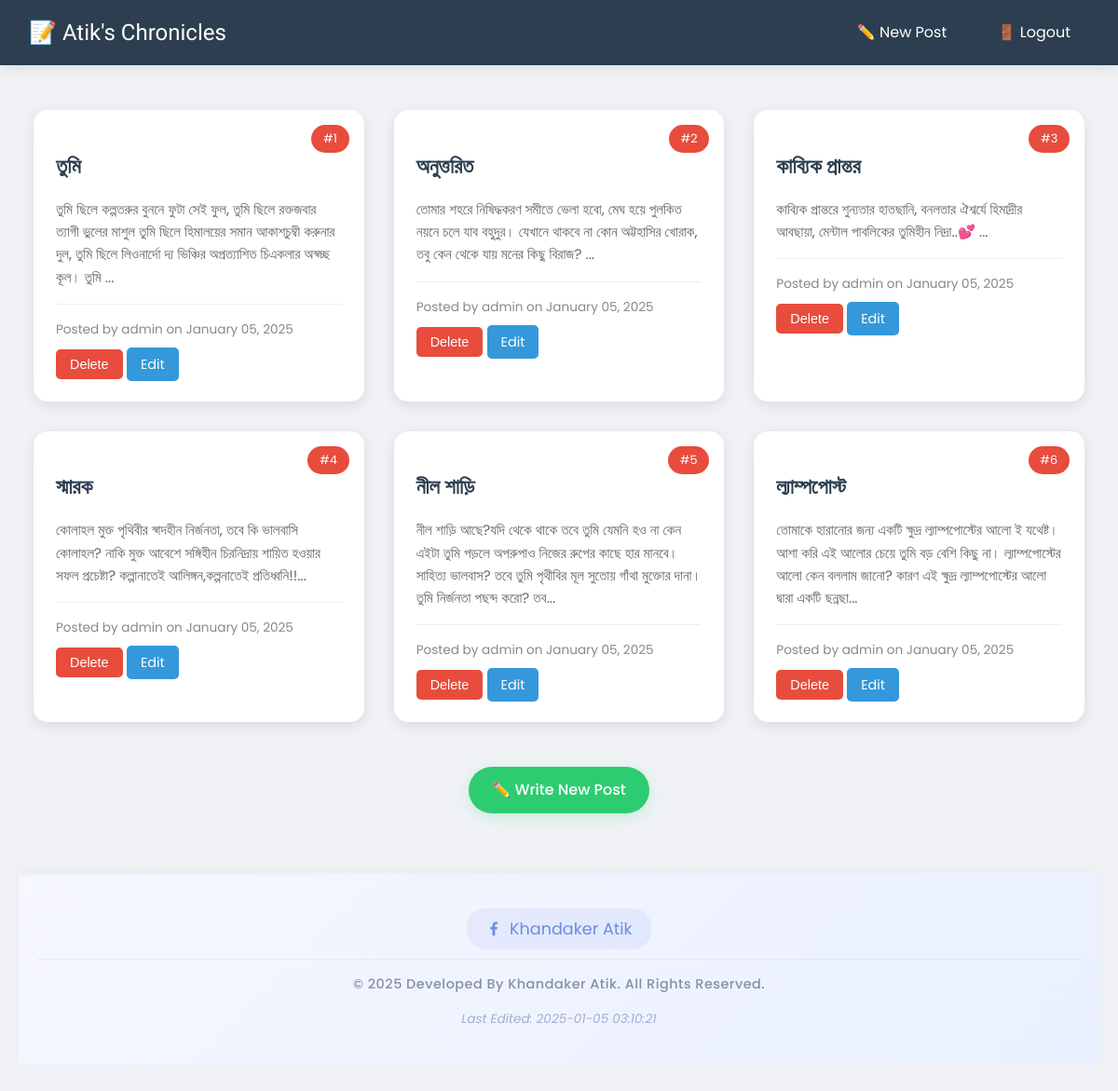
Screenshot of / (signed in) with the database file from the repository.
### models.py (models this page shows)
class Post(db.Model):
    id = db.Column(db.Integer, primary_key=True)
    title = db.Column(db.String(100), nullable=False)
    date_posted = db.Column(db.DateTime, nullable=False, default=datetime.utcnow)
    content = db.Column(db.Text, nullable=False)
    user_id = db.Column(db.Integer, db.ForeignKey('user.id'), nullable=False)
    author = db.relationship('User', backref=db.backref('posts', lazy=True))

class User(db.Model, UserMixin):
    id = db.Column(db.Integer, primary_key=True)
    username = db.Column(db.String(20), unique=True, nullable=False)
    password = db.Column(db.String(60), nullable=False)

### routes.py (the view)
@app.route('/')
def home():
    posts = Post.query.all()
    return render_template('home.html', posts=posts, last_edited_time=last_edited_time)

### models.py (called while the page is built)
@login_manager.user_loader
def load_user(user_id):
    return User.query.get(int(user_id))

### templates/home.html (shortened to what this page needs)
{% extends "base.html" %}
{% block content %}
<head>
    <link rel="stylesheet" href="https://unicons.iconscout.com/release/v4.0.0/css/line.css">
</head>
<div class="post-grid">
    {% for post in posts %}
    <div class="post-card" onclick="window.location.href='{{ url_for('view_post', post_id=post.id) }}'">
        <div class="post-number">#{{ loop.index }}</div>
        <div class="post-preview">
            <h2 class="post-title">{{ post.title }}</h2>
            <div class="post-excerpt">{{ post.content[:200] }}...</div>
            <div class="post-meta">
                Posted by {{ post.author.username }} on {{ post.date_posted.strftime('%B %d, %Y') }}
            </div>
            {% if current_user.is_authenticated and (current_user.is_admin or post.author == current_user) %}
            <form action="{{ url_for('delete_post', post_id=post.id) }}" method="POST" style="display:inline;">
                <button type="submit" class="btn-delete btn-sm">Delete</button>
            </form>
            <a href="{{ url_for('edit_post', post_id=post.id) }}" class="btn-edit btn-sm" style="text-decoration: none;">Edit</a>
            {% endif %}
        </div>
    </div>
    {% endfor %}
</div>
{% if current_user.is_authenticated %}
<div class="write-button-container">
    <a href="{{ url_for('new_post') }}" class="btn-write">✏️ Write New Post</a>
</div>
{% endif %}
<footer class="footer">
    <div class="footer__container">
        <div class="footer__links">
            <a href="https://www.facebook.com/4t716" target="_blank" class="footer__link">
                <i class="uil uil-facebook-f" style="margin-right: 8px;"></i>
                <span>Khandaker Atik</span>
            </a>
        </div>
        <p class="footer__copy">
            &#169; 2025 Developed By Khandaker Atik. All Rights Reserved.
        </p>
        <p class="footer__edit-time">
            Last Edited: {{ last_edited_time }}
        </p>
    </div>
</footer>
{% endblock %}

### templates/base.html (style rules this page uses)
:root { --primary-color: #2c3e50; --accent-color: #e74c3c; --paper-color: #fff; --line-color: #91a4c1; }
body { margin: 0; padding: 0; font-family: 'Poppins', sans-serif; background-image: url('https://www.transparenttextures.com/patterns/notebook-dark.png'); background-color: #f0f2f5; line-height: 1.6; }

### templates/home.html (style rules this page uses)
.post-grid { display: grid; grid-template-columns: repeat(auto-fill, minmax(300px, 1fr)); gap: 2rem; padding: 1rem; }
.post-card { background: white; border-radius: 15px; box-shadow: 0 4px 15px rgba(0,0,0,0.1); transition: transform 0.3s ease; overflow: hidden; position: relative; cursor: pointer; }
.post-preview { padding: 1.5rem; }
.post-title { color: #2c3e50; font-size: 1.4rem; margin-bottom: 1rem; font-weight: 600; }
.post-excerpt { color: #666; font-size: 0.95rem; line-height: 1.6; display: -webkit-box; -webkit-line-clamp: 4; -webkit-box-orient: vertical; overflow: hidden; margin-bottom: 1rem; }
.post-meta { font-size: 0.85rem; color: #888; border-top: 1px solid #eee; padding-top: 1rem; }
.post-number { position: absolute; top: 1rem; right: 1rem; background: #e74c3c; color: white; padding: 0.3rem 0.8rem; border-radius: 15px; font-size: 0.8rem; }
.btn-delete { background-color: #e74c3c; color: white; border: none; padding: 8px 15px; border-radius: 5px; cursor: pointer; font-size: 0.9rem; margin-top: 10px; transition: background-color 0.3s; }
.btn-edit { background-color: #3498db; color: white; border: none; padding: 8px 15px; border-radius: 5px; cursor: pointer; font-size: 0.9rem; margin-top: 10px; transition: background-color 0.3s; }
.write-button-container { text-align: center; padding: 2rem 0 4rem; }
.btn-write { background-color: #2ecc71; color: white; padding: 12px 25px; border-radius: 25px; cursor: pointer; text-decoration: none; display: inline-block; transition: all 0.3s ease; font-weight: 500; box-shadow: 0 4px 15px rgba(46, 204, 113, 0.2); }
.footer { background: linear-gradient(135deg, #f6f7ff 0%, #e9f0ff 100%); padding: 25px 0; text-align: center; margin-top: auto; border-top: 3px solid #eef2ff; box-shadow: 0 -5px 15px rgba(0,0,0,0.03); }
.footer__container { max-width: 1200px; margin: 0 auto; padding: 0 20px; }
.footer__links { margin-bottom: 15px; padding: 10px 0; border-bottom: 1px solid rgba(108, 117, 125, 0.1); }
.footer__link { text-decoration: none; color: #6c8cde; font-size: 1.1rem; margin: 0 10px; display: inline-flex; align-items: center; transition: all 0.3s ease; padding: 8px 20px; border-radius: 20px; background: rgba(108, 140, 222, 0.1); }
.footer__copy { color: #8391a7; font-size: 0.9rem; margin: 15px 0; font-weight: 500; letter-spacing: 0.5px; }
.footer__edit-time { color: #a3aed0; font-size: 0.85rem; font-style: italic; }

### rows the page displays
Post: title "তুমি", content "তুমি ছিলে কল্পতরুর বুননে ফুটা সেই ফুল, তুমি ছিলে রক্তজবার ত্যাগী ভুলের মাশুল তুমি ছিলে হিমালয়ের সমান আকাশচুম্বী করুনার দুল, তুমি ছিলে লিওনার্দো দ্য ভিঞ্চির অপ্রত্যাশিত চিএকলার অস্বচ্ছ কূল। তুমি", author.username "admin", date_posted "January 05, 2025"
Post: title "অনুত্তরিত", content "তোমার শহরে নিষিদ্ধকরণ সমীতে ভেলা হবো, মেঘ হয়ে পুলকিত নয়নে চলে যাব বহুদুর। যেখানে থাকবে না কোন অট্টহাসির খোরাক, তবু কেন থেকে যায় মনের কিছু বিরাজ?", author.username "admin", date_posted "January 05, 2025"
Post: title "কাব্যিক প্রান্তর", content "কাব্যিক প্রান্তরে শুন্যতার হাতছানি, বনলতার ঐশ্বর্যে হিমাদ্রীর আবছায়া, মেন্টাল পাবলিকের তুমিহীন নিদ্রা..💕", author.username "admin", date_posted "January 05, 2025"
Post: title "স্মারক", content "কোলাহল মুক্ত পৃথিবীর স্বাদহীন নির্জনতা, তবে কি ভালবাসি কোলাহল? নাকি মুক্ত আবেশে সঙ্গিহীন চিরনিদ্রায় শায়িত হওয়ার সফল প্রচেষ্টা? কল্পানাতেই আলিঙ্গন,কল্পনাতেই প্রতিধ্বনি!!", author.username "admin", date_posted "January 05, 2025"
Post: title "নীল শাড়ি", content "নীল শাড়ি আছে?যদি থেকে থাকে তবে তুমি যেমনি হও না কেন এইটা তুমি পড়লে অপরুপাও নিজের রুপের কাছে হার মানবে। সাহিত্য ভালবাস? তবে তুমি পৃথীবির মূল সুতোয় গাঁথা মুক্তোর দানা। তুমি নির্জনতা পছন্দ করো? তব", author.username "admin", date_posted "January 05, 2025"
Post: title "ল্যাম্পপোস্ট", content "তোমাকে হারানোর জন্য একটি ক্ষুদ্র ল্যাম্পপোস্টের আলো ই যথেষ্ট। আশা করি এই আলোর চেয়ে তুমি বড় বেশি কিছু না। ল্যাম্পপোস্টের আলো কেন বললাম জানো? কারণ এই ক্ষুদ্র ল্যাম্পপোস্টের আলো দ্বারা একটি ছন্নছা", author.username "admin", date_posted "January 05, 2025"

### other values shown
{{ last_edited_time }} "2025-01-05 03:10:21"
